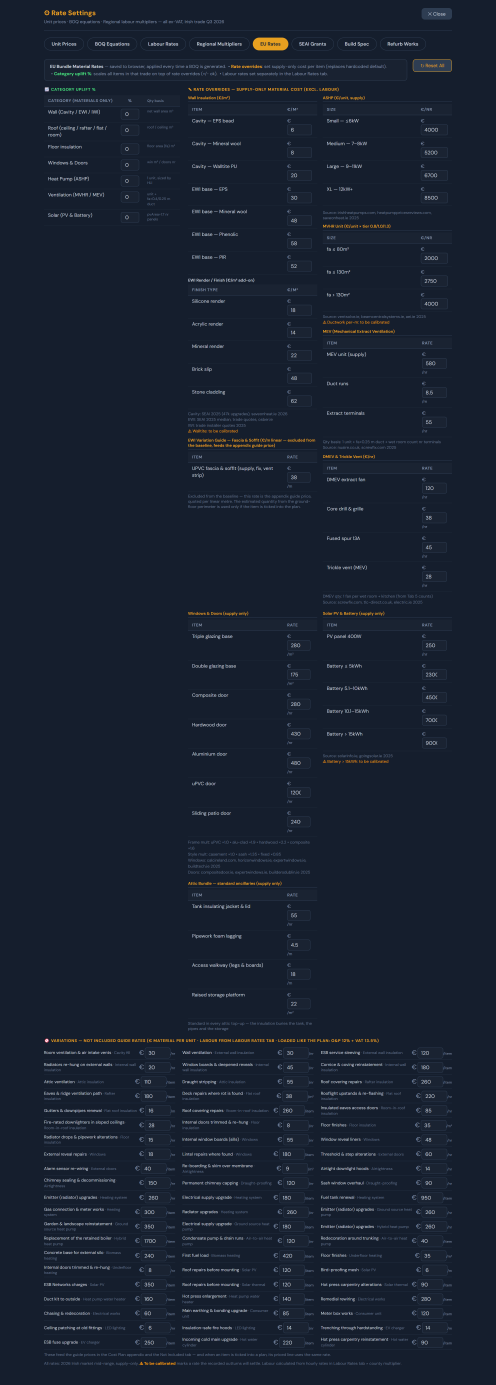
#> input picture pack/app_eurates_full.png, 2480 x 6922 px (shown at 1/5 size)
$ python crop_engine_figs.py
#> lines starting #> are read from the running program, lines starting #| are printed output that depends on the picture
#!/usr/bin/env python3
"""Cut app_eurates_full.png into the three page-sized figures documents 05 uses.

These three were hand-cropped and had no generator in the repo, so every change to
the Rate Settings panel silently left them stale. They are slices of one real
capture, never composited: run shot_engine_full.js first, then this.

The slices are anchored from the BOTTOM. The panel grows at the top when a rate or
a note gains a line, and anchoring that way keeps the lower two figures identical
instead of shifting every boundary. Check the output if the panel is restructured.
"""
import os
from PIL import Image

HERE = os.path.dirname(os.path.abspath(__file__))
SRC = os.path.join(HERE, 'app_eurates_full.png')

# heights as first cropped, bottom-anchored; the top figure absorbs any growth
H_B, H_C = 2940, 1686
OUT = ('app_eng_a.png', 'app_eng_b.png', 'app_eng_c.png')

def main():
    im = Image.open(SRC)
#> im is the input picture: PIL image 2480x6922 RGB; mean R, G, B 24.8, 33.6, 48.3
    w, h = im.size
#> w = 2480; h = 6922
    cuts = [(0, 0, w, h - H_B - H_C),
            (0, h - H_B - H_C, w, h - H_C),
            (0, h - H_C, w, h)]
    top = cuts[0][3]
#> top = 2296
    if top < 400:
        raise SystemExit(f'top slice would be {top}px — the panel shrank; check the crops by eye')
    for name, box in zip(OUT, cuts):
        im.crop(box).save(os.path.join(HERE, name))
        print(f'  {name:16s} {box[2]-box[0]} x {box[3]-box[1]}')
#> this loop made 3 passes
#> pass 1, in main, `im.crop(box).save(os.path.join(HERE, name))`:
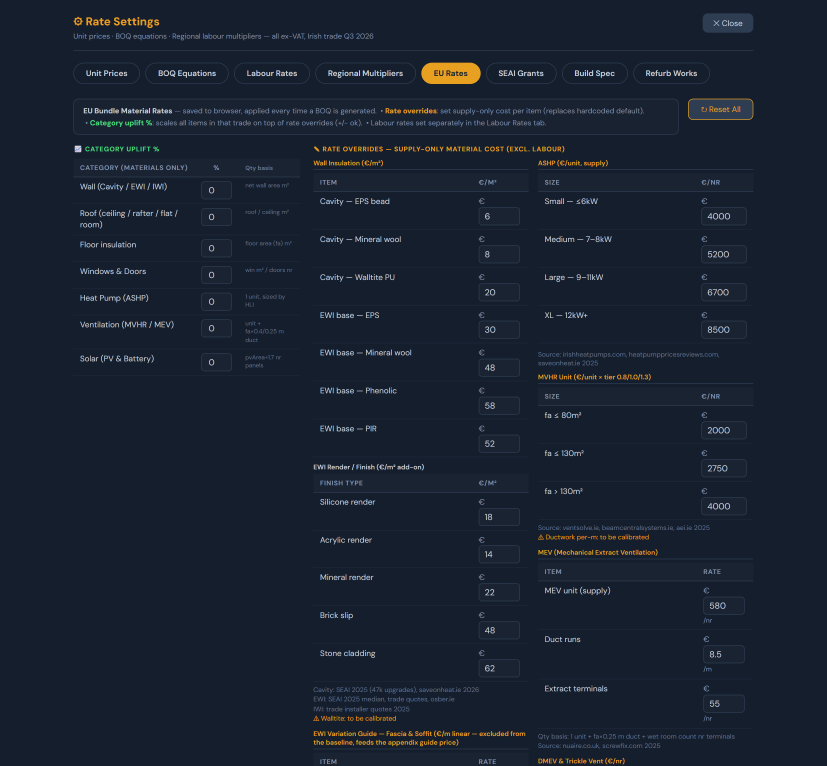
#> saved as app_eng_a.png: PIL image 2480x2296 RGB (shown at 1/3 size); mean R, G, B 25.3, 33.9, 48.2
#> pass 2, in main, `im.crop(box).save(os.path.join(HERE, name))`:
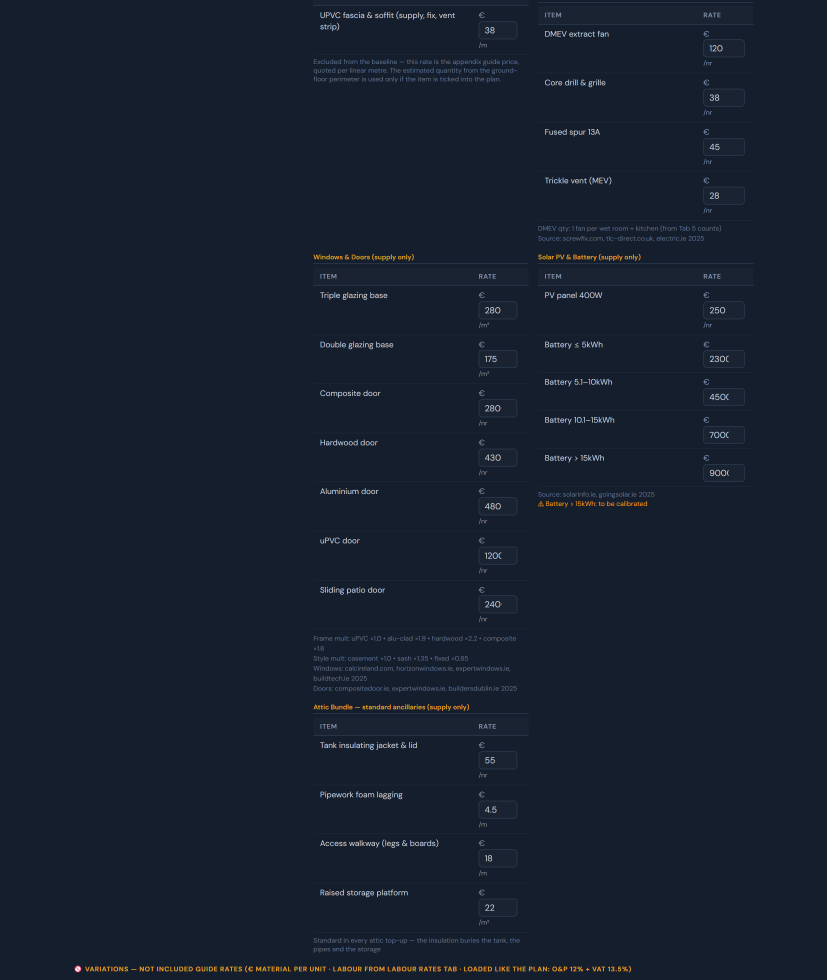
#> saved as app_eng_b.png: PIL image 2480x2940 RGB (shown at 1/3 size); mean R, G, B 22.9, 31.7, 46.5
    print(f'source {w} x {h} -> three slices, bottom-anchored')
#| source 2480 x 6922 -> three slices, bottom-anchored

if __name__ == '__main__':
    main()
